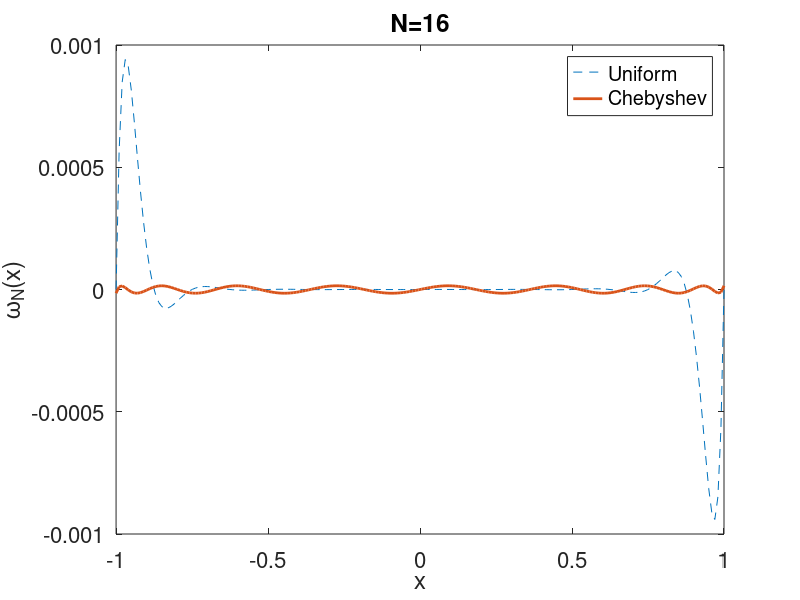

Write the MATLAB code that produced this figure.
% effect of uniform and chebychev spacing
% plots the function appearing in the interpolation error formula

N=16;
xu=linspace(-1,+1,N+1);
xc=cos( (2*(N - (0:N)) + 1)/(2*N + 2) * pi );

np=200;
x = linspace(-1,+1,np);
for i=1:np
   dx    = x(i) - xu;
   wu(i) = prod(dx);
   dx    = x(i) - xc;
   wc(i) = prod(dx);
end

plot(x, wu, '--', x, wc, 'LineWidth', 2);
set(gca,'FontSize',16)
legend('Uniform', 'Chebyshev')
title('N=16')
xlabel('x')
ylabel('\omega_N(x)')
%print -dpdf polydata.pdf
